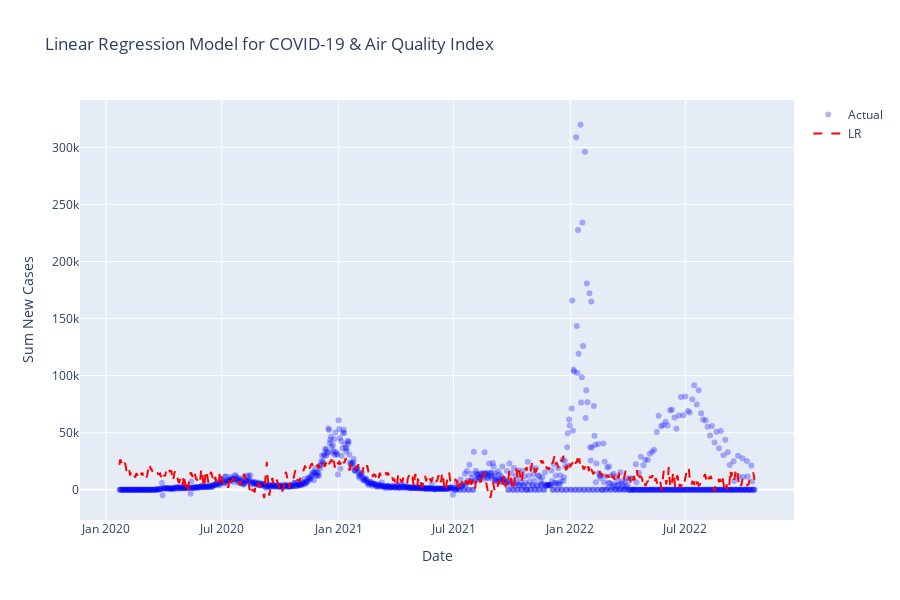

Notebook source saved alongside this figure:
### Code cell
# For O3 conc (ppm) & Sum New Cases
## Perform regression modeling
from sklearn.linear_model import LinearRegression
from sklearn.metrics import r2_score, mean_squared_error

import statsmodels.api as sm
import calendar

# Convert datetime to int
#x = data['Date'].values.astype(int) / 10**9  # Convert to seconds (UNIX epoch start)
#x = x.reshape(-1, 1)


x = NewData['O3 conc (ppm)']
y = NewData['Sum New Cases']

#--------------------------------------------------------------
# Linear regression model
#--------------------------------------------------------------
# Stastical approach
x_lms = sm.add_constant(x)
linear_model_stat = sm.OLS(y, x_lms)
lms_results = linear_model_stat.fit()
p_values = lms_results.pvalues[1:]

# Machine learning approach (no p-values)
linear_model = LinearRegression()
linear_model.fit(x_lms, y)
y_linear_pred = linear_model.predict(x_lms)

# Calculate R2 and RMSE for linear regression model
linear_r2 = r2_score(y, y_linear_pred)
linear_rmse = np.sqrt(mean_squared_error(y, y_linear_pred))

print("Model Evaluation")
print("\nLinear Regression: RMSE=%.2f, R2=%.2f" % (linear_rmse, linear_r2))
for i, p_value in enumerate(p_values.index):
  print(f'P({p_value}): {p_values[i]}')

if any(p_values <= 0.05):
  print("There is a significant relationship between the predictor and the response\n")
else:
  print("There is no significant relationship between the predictor and the response\n")


# Plot the model
import plotly.graph_objects as go

xtt = NewData['Date'].dt.strftime('%Y-%m-%d')
scatter_actual = go.Scatter(x=xtt, y=y, mode='markers', name='Actual', marker=dict(color='blue', opacity=0.3))

line_regression = go.Scatter(x=xtt, y=y_linear_pred, mode='lines', name='LR', line=dict(color='red', dash='dash'))

data = [scatter_actual, line_regression]

layout = go.Layout(xaxis=dict(title='Date'),
                   yaxis=dict(title='Sum New Cases'),
                   title='Linear Regression Model for COVID-19 & Air Quality Index',
                   showlegend=True,
                   height=600)

fig = go.Figure(data=data, layout=layout)
fig.show()

### Figure 1 — Plotly figure (JSON) as saved in the notebook; plotly's stock layout.template omitted (floating-point values rounded to 4 significant figures; data arrays with more than 128 entries replaced by an {"elided": "..."} marker saying what was removed)
{"data": [{"marker": {"color": "blue", "opacity": 0.3}, "mode": "markers", "name": "Actual", "type": "scatter", "x": {"elided": "1001 str values"}, "y": {"elided": "1001 int values"}}, {"line": {"color": "red", "dash": "dash"}, "mode": "lines", "name": "LR", "type": "scatter", "x": {"elided": "1001 str values"}, "y": {"elided": "1001 float values"}}], "layout": {"height": 600, "showlegend": true, "title": {"text": "Linear Regression Model for COVID-19 & Air Quality Index"}, "xaxis": {"title": {"text": "Date"}}, "yaxis": {"title": {"text": "Sum New Cases"}}}}
